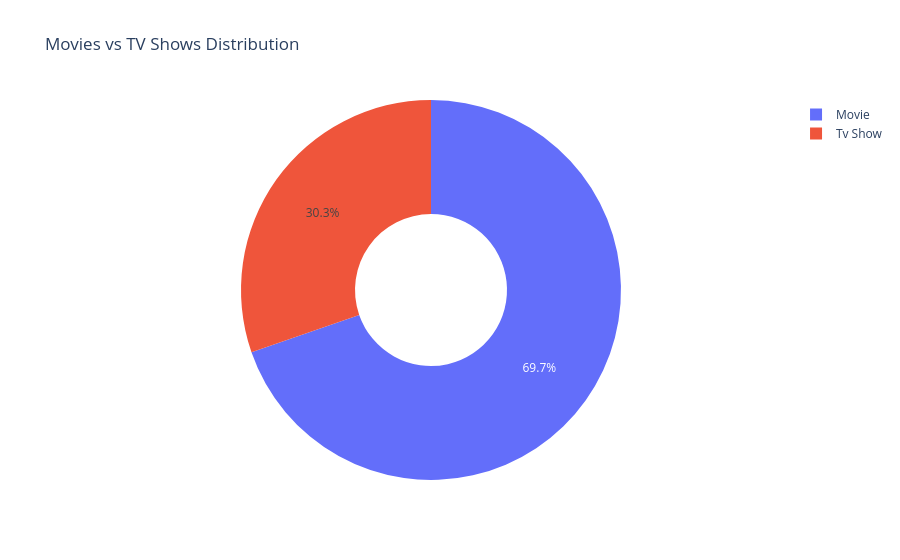

The code cell stored with this chart in its notebook:
### Code cell
import plotly.express as px

content_data = (
    df_clean['type']
    .value_counts()
    .rename_axis('type')
    .reset_index(name='count')
)

fig = px.pie(
    content_data,
    names='type',
    values='count',
    title='Movies vs TV Shows Distribution',
    hole=0.4
)

fig.show()

### Figure 1 — Plotly figure (JSON) as saved in the notebook; plotly's stock layout.template omitted (floating-point values rounded to 4 significant figures)
{"data": [{"domain": {"x": [0, 1], "y": [0, 1]}, "hole": 0.4, "hovertemplate": "type=%{label}<br>count=%{value}<extra></extra>", "labels": ["Movie", "Tv Show"], "legendgroup": "", "name": "", "showlegend": true, "type": "pie", "values": [6126, 2664]}], "layout": {"legend": {"tracegroupgap": 0}, "title": {"text": "Movies vs TV Shows Distribution"}}}
